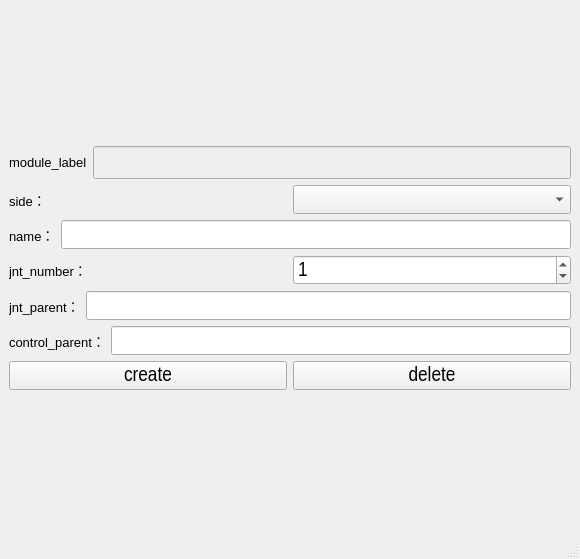
<?xml version="1.0" encoding="UTF-8"?>
<ui version="4.0">
 <class>MainWindow</class>
 <widget class="QMainWindow" name="MainWindow">
  <property name="geometry">
   <rect>
    <x>0</x>
    <y>0</y>
    <width>580</width>
    <height>559</height>
   </rect>
  </property>
  <property name="windowTitle">
   <string>MainWindow</string>
  </property>
  <widget class="QWidget" name="centralwidget">
   <layout class="QVBoxLayout" name="verticalLayout_2">
    <item>
     <layout class="QVBoxLayout" name="verticalLayout">
      <item>
       <layout class="QHBoxLayout" name="horizontalLayout">
        <item>
         <widget class="QLabel" name="label">
          <property name="font">
           <font>
            <pointsize>10</pointsize>
            <kerning>true</kerning>
           </font>
          </property>
          <property name="contextMenuPolicy">
           <enum>Qt::PreventContextMenu</enum>
          </property>
          <property name="layoutDirection">
           <enum>Qt::LeftToRight</enum>
          </property>
          <property name="text">
           <string>module_label</string>
          </property>
          <property name="alignment">
           <set>Qt::AlignLeading|Qt::AlignLeft|Qt::AlignVCenter</set>
          </property>
         </widget>
        </item>
        <item>
         <widget class="QLineEdit" name="module_edit">
          <property name="enabled">
           <bool>false</bool>
          </property>
          <property name="font">
           <font>
            <pointsize>16</pointsize>
           </font>
          </property>
         </widget>
        </item>
       </layout>
      </item>
      <item>
       <layout class="QHBoxLayout" name="horizontalLayout_2">
        <item>
         <widget class="QLabel" name="side_label">
          <property name="font">
           <font>
            <pointsize>10</pointsize>
            <weight>50</weight>
            <bold>false</bold>
            <kerning>true</kerning>
           </font>
          </property>
          <property name="focusPolicy">
           <enum>Qt::NoFocus</enum>
          </property>
          <property name="contextMenuPolicy">
           <enum>Qt::DefaultContextMenu</enum>
          </property>
          <property name="layoutDirection">
           <enum>Qt::LeftToRight</enum>
          </property>
          <property name="text">
           <string>side：</string>
          </property>
          <property name="alignment">
           <set>Qt::AlignLeading|Qt::AlignLeft|Qt::AlignVCenter</set>
          </property>
         </widget>
        </item>
        <item>
         <widget class="QComboBox" name="side_cbox">
          <property name="font">
           <font>
            <family>Arial Narrow</family>
            <pointsize>16</pointsize>
            <weight>50</weight>
            <bold>false</bold>
           </font>
          </property>
         </widget>
        </item>
       </layout>
      </item>
      <item>
       <layout class="QHBoxLayout" name="horizontalLayout_3">
        <item>
         <widget class="QLabel" name="label_4">
          <property name="font">
           <font>
            <pointsize>10</pointsize>
            <weight>50</weight>
            <bold>false</bold>
            <kerning>true</kerning>
           </font>
          </property>
          <property name="layoutDirection">
           <enum>Qt::LeftToRight</enum>
          </property>
          <property name="text">
           <string>name：</string>
          </property>
          <property name="alignment">
           <set>Qt::AlignLeading|Qt::AlignLeft|Qt::AlignVCenter</set>
          </property>
         </widget>
        </item>
        <item>
         <widget class="QLineEdit" name="name_edit">
          <property name="font">
           <font>
            <family>Arial Narrow</family>
            <pointsize>16</pointsize>
           </font>
          </property>
         </widget>
        </item>
       </layout>
      </item>
      <item>
       <layout class="QHBoxLayout" name="horizontalLayout_4">
        <item>
         <widget class="QLabel" name="label_5">
          <property name="font">
           <font>
            <pointsize>10</pointsize>
            <weight>50</weight>
            <bold>false</bold>
            <kerning>true</kerning>
           </font>
          </property>
          <property name="layoutDirection">
           <enum>Qt::LeftToRight</enum>
          </property>
          <property name="text">
           <string>jnt_number：</string>
          </property>
          <property name="alignment">
           <set>Qt::AlignLeading|Qt::AlignLeft|Qt::AlignVCenter</set>
          </property>
         </widget>
        </item>
        <item>
         <widget class="QSpinBox" name="jnt_number_sbox">
          <property name="font">
           <font>
            <family>Arial Narrow</family>
            <pointsize>16</pointsize>
           </font>
          </property>
          <property name="value">
           <number>1</number>
          </property>
         </widget>
        </item>
       </layout>
      </item>
      <item>
       <layout class="QHBoxLayout" name="horizontalLayout_5">
        <item>
         <widget class="QLabel" name="label_6">
          <property name="font">
           <font>
            <pointsize>10</pointsize>
            <weight>50</weight>
            <bold>false</bold>
            <kerning>true</kerning>
           </font>
          </property>
          <property name="layoutDirection">
           <enum>Qt::LeftToRight</enum>
          </property>
          <property name="text">
           <string>jnt_parent：</string>
          </property>
          <property name="alignment">
           <set>Qt::AlignLeading|Qt::AlignLeft|Qt::AlignVCenter</set>
          </property>
         </widget>
        </item>
        <item>
         <widget class="QLineEdit" name="jnt_parent_edit">
          <property name="font">
           <font>
            <family>Arial Narrow</family>
            <pointsize>16</pointsize>
           </font>
          </property>
         </widget>
        </item>
       </layout>
      </item>
      <item>
       <layout class="QHBoxLayout" name="horizontalLayout_6">
        <item>
         <widget class="QLabel" name="label_7">
          <property name="font">
           <font>
            <pointsize>10</pointsize>
            <weight>50</weight>
            <bold>false</bold>
            <kerning>true</kerning>
           </font>
          </property>
          <property name="layoutDirection">
           <enum>Qt::LeftToRight</enum>
          </property>
          <property name="text">
           <string>control_parent：</string>
          </property>
          <property name="alignment">
           <set>Qt::AlignLeading|Qt::AlignLeft|Qt::AlignVCenter</set>
          </property>
         </widget>
        </item>
        <item>
         <widget class="QLineEdit" name="control_parent_edit">
          <property name="font">
           <font>
            <family>Arial Narrow</family>
            <pointsize>16</pointsize>
           </font>
          </property>
         </widget>
        </item>
       </layout>
      </item>
      <item>
       <layout class="QHBoxLayout" name="horizontalLayout_7">
        <item>
         <widget class="QPushButton" name="create_btn">
          <property name="font">
           <font>
            <family>Arial Narrow</family>
            <pointsize>16</pointsize>
           </font>
          </property>
          <property name="text">
           <string>create</string>
          </property>
         </widget>
        </item>
        <item>
         <widget class="QPushButton" name="delete_btn">
          <property name="sizePolicy">
           <sizepolicy hsizetype="Minimum" vsizetype="Fixed">
            <horstretch>0</horstretch>
            <verstretch>0</verstretch>
           </sizepolicy>
          </property>
          <property name="font">
           <font>
            <family>Arial Narrow</family>
            <pointsize>16</pointsize>
           </font>
          </property>
          <property name="text">
           <string>delete</string>
          </property>
         </widget>
        </item>
       </layout>
      </item>
     </layout>
    </item>
   </layout>
  </widget>
  <widget class="QMenuBar" name="menubar">
   <property name="geometry">
    <rect>
     <x>0</x>
     <y>0</y>
     <width>580</width>
     <height>23</height>
    </rect>
   </property>
  </widget>
  <widget class="QStatusBar" name="statusbar"/>
 </widget>
 <resources/>
 <connections/>
</ui>
